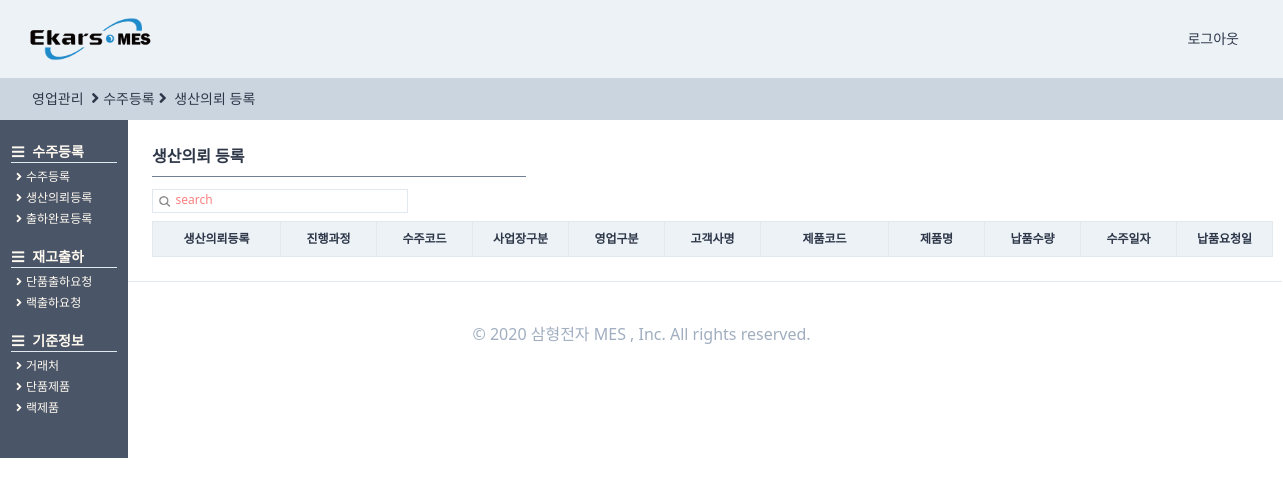
The app's page /orders/orderproduce/ (signed in), older data.
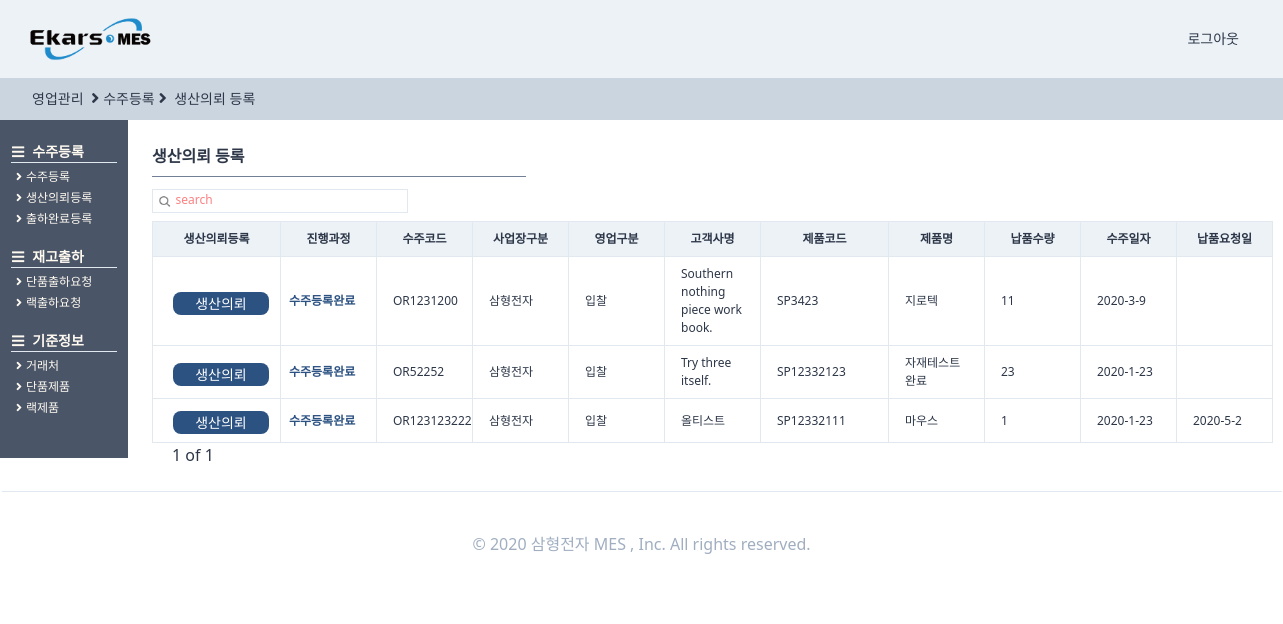
The same page, newer data.
### orders/models.py (models this page shows, shortened)
class OrderRegister(TimeStampedModel):
    입찰 = "입찰"
    대리점 = "대리점"
    AS = "A/S"
    내부계획 = "내부계획"
    영업구분_CHOICES = ((입찰, "입찰"), (대리점, "대리점"), (AS, "A/S"), (내부계획, "내부계획"))
    삼형전자 = "삼형전자"
    엠에스텔레콤 = "엠에스텔레콤"
    사업장구분_CHOICES = (
        (삼형전자, "삼형전자"),
        (엠에스텔레콤, "엠에스텔레콤"),
    )
    출하완료 = "출하완료"
    출하미완료 = "출하미완료"
    출하구분_CHOICES = (
        (출하완료, "출하완료"),
        (출하미완료, "출하미완료"),
    )
    단품 = "단품"
    랙 = "랙"
    제품구분_CHOICES = (
        (단품, "단품"),
        (랙, "랙"),
    )
    작성자 = models.ForeignKey(
        users_models.User,
        related_name="수주등록",
        on_delete=models.SET_NULL,
        null=True,
        blank=True,
    )
    수주코드 = models.CharField(max_length=50)
    영업구분 = models.CharField(choices=영업구분_CHOICES, max_length=10, blank=True, default=입찰)
    제품구분 = models.CharField(choices=제품구분_CHOICES, max_length=10, blank=True, default=단품)
    사업장구분 = models.CharField(
        choices=사업장구분_CHOICES, max_length=10, blank=True, default=삼형전자
    )
    수주일자 = models.DateField(auto_now=False, auto_now_add=False)
    고객사명 = models.ForeignKey(
        SI_models.CustomerPartner,
        related_name="수주등록",
        on_delete=models.SET_NULL,
        null=True,
        blank=True,
    )
    현장명 = models.CharField(max_length=50)
    납품요청일 = models.DateField(auto_now=False, auto_now_add=False, blank=True, null=True)
    납품수량 = models.IntegerField()
    특이사항 = models.TextField(blank=True)
    단품모델 = models.ForeignKey(
        SI_models.SingleProduct,
        related_name="수주등록",
        on_delete=models.SET_NULL,
        null=True,
        blank=True,
    )
    랙모델 = models.ForeignKey(
        SI_models.RackProduct,
        related_name="수주등록",
        on_delete=models.SET_NULL,
        null=True,
        blank=True,
    )
    출하구분 = models.CharField(
        choices=출하구분_CHOICES, max_length=10, blank=True, default=출하미완료
    )
    class Meta:
        verbose_name = "수주등록"
        verbose_name_plural = "수주등록"
    def process(self):
        try:
            pro = self.생산요청
            try:
                cess = self.생산요청.생산계획.현재공정
                pro = self.생산요청.생산계획.현재공정달성율
                try:
                    pro = self.생산요청.생산계획.작업지시서.작업지시서등록.최종검사
                    try:
                        pro = self.생산요청.생산계획.작업지시서.작업지시서등록.최종검사.최종검사등록
                        return "최종검사완료"
                    except:
                        return "최종검사의뢰완료"
                except:
                    return f"생산중({cess}:{pro})"
            except:
                return "생산의뢰완료"
        except:
            return "수주등록완료"

### StandardInformation/models.py (models this page shows, shortened)
class CustomerPartner(TimeStampedModel):
    고객 = "고객"
    대리점 = "대리점"
    공급처 = "공급처"
    거래처_CHOICES = (
        (고객, "고객"),
        (대리점, "대리점"),
        (공급처, "공급처"),
    )
    고객작성자 = models.ForeignKey(
        "users.User", related_name="고객거래처작성자", on_delete=models.SET_NULL, null=True
    )
    작성일 = models.DateField(auto_now=True, auto_now_add=False)
    거래처구분 = models.CharField(choices=거래처_CHOICES, max_length=4, default=공급처)
    거래처코드 = models.CharField(max_length=50, null=True)
    거래처명 = models.CharField(max_length=70, null=True)
    사업자등록번호 = models.CharField(max_length=50, null=True)
    고객담당자 = models.ForeignKey(
        "users.User", related_name="고객거래처담당자", on_delete=models.SET_NULL, null=True
    )
    연락처 = models.CharField(max_length=50, blank=True)
    이메일 = models.EmailField(max_length=254)
    사업장주소 = models.CharField(max_length=70, blank=True, null=True)
    사업자등록증첨부 = models.FileField(blank=True, null=True)
    특이사항 = models.TextField(blank=True, null=True)
    사용여부 = models.BooleanField(default=False)
    class Meta:
        verbose_name = "고객"
        verbose_name_plural = "고객"
    def __str__(self):
        return self.거래처명

class SingleProduct(TimeStampedModel):
    작성자 = models.ForeignKey(
        "users.User", related_name="단품제품작성자", on_delete=models.SET_NULL, null=True
    )
    작성일 = models.DateField(auto_now=True, auto_now_add=False)
    모델코드 = models.CharField(max_length=80, blank=True)
    모델명 = models.CharField(max_length=30, blank=True)
    규격 = models.CharField(max_length=80, blank=True)
    단위 = models.CharField(max_length=10, blank=True)
    단가 = models.IntegerField(null=True)
    class Meta:
        verbose_name = "단품제품"
        verbose_name_plural = "단품제품"

### orders/views.py (the view, shortened to what this page needs)
# urls.py: path("orderproduce/", views.orderproduce, name="orderproduce"),
def orderproduce(request):
    user = request.user
    search = request.GET.get("search")
    if search is None:
        s_order = []
        order = (
            models.OrderRegister.objects.filter(작성자=user)
            .filter(출하구분="출하미완료")
            .filter(제품구분="단품")
            .order_by("-created")
        )
        for s in order:
            if s.process() == "수주등록완료":
                s_order.append(s)
            else:
                print("didnt")
                pass
        s_bool = False
    pagediv = 7
    totalpage = int(math.ceil(len(s_order) / pagediv))
    paginator = Paginator(s_order, pagediv, orphans=3)
    page = request.GET.get("page", "1")
    s_order = paginator.get_page(page)
    nextpage = int(page) + 1
    previouspage = int(page) - 1
    notsamebool = True
    nonpage = False
    if totalpage == 0:
        nonpage = True
    if int(page) == totalpage:
        notsamebool = False
    if (search is None) or (search == ""):
        search = "search"
    return render(
        request,
        "orders/orderproduce.html",
        {
            "s_order": s_order,
            "search": search,
            "page": page,
            "totalpage": totalpage,
            "notsamebool": notsamebool,
            "nextpage": nextpage,
            "previouspage": previouspage,
            "s_bool": s_bool,
            "nonpage": nonpage,
        },
    )

### templates/orders/orderproduce.html (shortened to what the changed rows need)
{%extends "orders/ordershome.html"%}
{%load static%}
{%block main_contens%}
<div class="w-11/12 h-full ml-32 -mt-6 font-normal pt-12 flex flex-row">
    <div class="flex flex-col p-6 w-full ">
        <div class="flex ">
            <div class="flew flex-col">
                <table class="table-fixed font-light text-xs w-full">
                    <thead>
                        <tr>
                            <th class="border bg-gray-200 px-2 py-2 w-32">생산의뢰등록</th>
                            <th class="border bg-gray-200 px-2 py-2 w-24">진행과정</th>
                            <th class="border bg-gray-200 px-4 py-2 w-24">수주코드</th>
                            <th class="border bg-gray-200 px-4 py-2 w-24">사업장구분</th>
                            <th class="border bg-gray-200 px-4 py-2 w-24">영업구분</th>
                            <th class="border bg-gray-200 px-4 py-2 w-24">고객사명</th>
                            <th class="border bg-gray-200 px-4 py-2 w-32">제품코드</th>
                            <th class="border bg-gray-200 px-4 py-2 w-24">제품명</th>
                            <th class="border bg-gray-200 px-4 py-2 w-24">납품수량</th>
                            <th class="border bg-gray-200 px-4 py-2 w-24">수주일자</th>
                            <th class="border bg-gray-200 px-4 py-2 w-24">납품요청일</th>
                        </tr>
                    </thead>
                    <tbody>
                        {%for list in s_order%}
                        <tr>
                            <td class="border px-2 py-2 font-bold
                            text-blue-800 justify-center">
                                <a href="{%url "orders:orderproduceregister" list.pk %}">
                                    <div class="btn-link hover:bg-teal-800 hover:font-bold mt-1 mb-0 ml-3">생산의뢰
                                    </div>
                                </a>
                            </td>
                            <td class="border px-2 py-2 font-bold
                            text-blue-800 ">
                                {{list.process}}</td>
                            <td class="border px-4 py-2  hover:text-blue-700 hover:font-bold "><a
                                    href="{%url "orders:orderdetail" list.pk %}">
                                    {{list.수주코드}}</a></td>
                            <td class="border px-4 py-2">{{list.사업장구분}}</td>
                            <td class="border px-4 py-2">{{list.영업구분}}</td>
                            <td class="border px-4 py-2">{{list.고객사명}}</td>
                            {%if list.제품구분 == "단품"%}
                            <td class="border px-4 py-2">{{list.단품모델.모델코드}}</td>
                            <td class="border px-4 py-2">{{list.단품모델.모델명}}</td>
                            {%else%}
                            <td class="border px-4 py-2">{{list.랙모델.랙시리얼코드}}</td>
                            <td class="border px-4 py-2">{{list.랙모델.랙모델명}}</td>
                            {%endif%}
                            <td class="border px-4 py-2">{{list.납품수량}}</td>
                            <td class="border px-4 py-2">
                                {{list.수주일자.year}}-{{list.수주일자.month}}-{{list.수주일자.day}}</td>
                            <td class="border px-4 py-2">
                                {%if list.납품요청일 is None%}
                                {%else%}
                                {{list.납품요청일.year}}-{{list.납품요청일.month}}-{{list.납품요청일.day}}{%endif%}</td>
                        </tr>
                        {%endfor%}
                    </tbody>
                </table>
                {%if nonpage%}
                {%else%}
                <div class="flex ml-2">
                    <span class="mx-3 font-medium  text-base">{{page}} of
                        {{totalpage}}</span>
                </div>
                {%endif%}
            </div>
        </div>
    </div>
</div>
</div>
{%endblock main_contens %}

Row changes from the older to the newer data that the page shows:
now on this page (row edited): OrderRegister: process "수주등록완료", 수주코드 "OR1231200", 사업장구분 "삼형전자", 영업구분 "입찰", 고객사명 "Southern nothing piece work book.", 단품모델.모델코드 "SP3423", 단품모델.모델명 "지로텍", 납품수량 "11", 수주일자.year "2020", 수주일자.month "3", 수주일자.day "9"
now on this page (row edited): OrderRegister: process "수주등록완료", 수주코드 "OR52252", 사업장구분 "삼형전자", 영업구분 "입찰", 고객사명 "Try three itself.", 단품모델.모델코드 "SP12332123", 단품모델.모델명 "자재테스트완료", 납품수량 "23", 수주일자.year "2020", 수주일자.month "1", 수주일자.day "23"
now on this page (row edited): OrderRegister: process "수주등록완료", 수주코드 "OR123123222", 사업장구분 "삼형전자", 영업구분 "입찰", 고객사명 "올티스트", 단품모델.모델코드 "SP12332111", 단품모델.모델명 "마우스", 납품수량 "1", 수주일자.year "2020", 수주일자.month "1", 수주일자.day "23", 납품요청일.year "2020", 납품요청일.month "5", 납품요청일.day "2"
Text that changed along with them:
{{ page }}: (not shown) → "1"
{{ totalpage }}: (not shown) → "1"
text now shown: "of"
